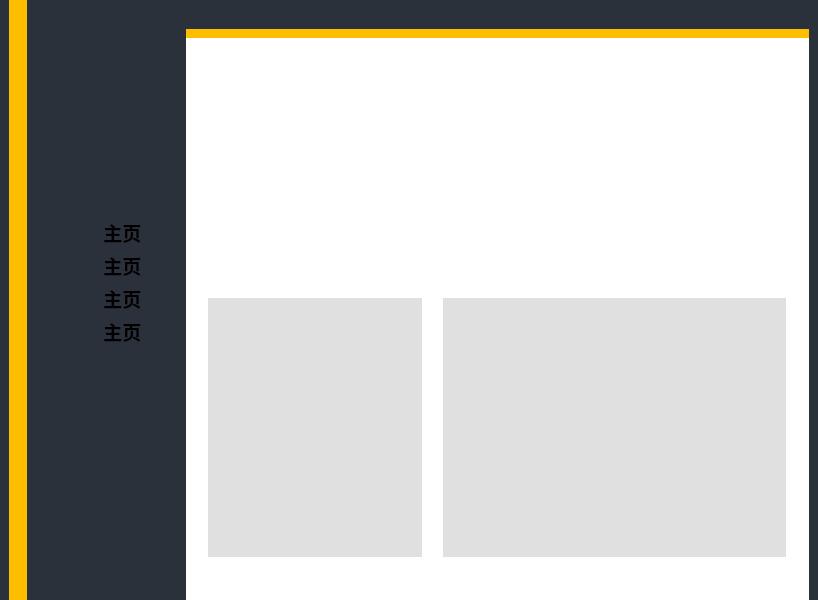
<?xml version="1.0" encoding="UTF-8"?>
<ui version="4.0">
 <class>MainWindow</class>
 <widget class="QMainWindow" name="MainWindow">
  <property name="windowModality">
   <enum>Qt::WindowModal</enum>
  </property>
  <property name="geometry">
   <rect>
    <x>0</x>
    <y>0</y>
    <width>818</width>
    <height>600</height>
   </rect>
  </property>
  <property name="minimumSize">
   <size>
    <width>818</width>
    <height>600</height>
   </size>
  </property>
  <property name="maximumSize">
   <size>
    <width>818</width>
    <height>600</height>
   </size>
  </property>
  <property name="palette">
   <palette>
    <active>
     <colorrole role="Text">
      <brush brushstyle="SolidPattern">
       <color alpha="255">
        <red>0</red>
        <green>0</green>
        <blue>0</blue>
       </color>
      </brush>
     </colorrole>
     <colorrole role="Base">
      <brush brushstyle="SolidPattern">
       <color alpha="255">
        <red>255</red>
        <green>255</green>
        <blue>255</blue>
       </color>
      </brush>
     </colorrole>
     <colorrole role="Window">
      <brush brushstyle="SolidPattern">
       <color alpha="255">
        <red>19</red>
        <green>47</green>
        <blue>41</blue>
       </color>
      </brush>
     </colorrole>
    </active>
    <inactive>
     <colorrole role="Text">
      <brush brushstyle="SolidPattern">
       <color alpha="255">
        <red>0</red>
        <green>0</green>
        <blue>0</blue>
       </color>
      </brush>
     </colorrole>
     <colorrole role="Base">
      <brush brushstyle="SolidPattern">
       <color alpha="255">
        <red>255</red>
        <green>255</green>
        <blue>255</blue>
       </color>
      </brush>
     </colorrole>
     <colorrole role="Window">
      <brush brushstyle="SolidPattern">
       <color alpha="255">
        <red>19</red>
        <green>47</green>
        <blue>41</blue>
       </color>
      </brush>
     </colorrole>
    </inactive>
    <disabled>
     <colorrole role="Text">
      <brush brushstyle="SolidPattern">
       <color alpha="255">
        <red>143</red>
        <green>146</green>
        <blue>147</blue>
       </color>
      </brush>
     </colorrole>
     <colorrole role="Base">
      <brush brushstyle="SolidPattern">
       <color alpha="255">
        <red>19</red>
        <green>47</green>
        <blue>41</blue>
       </color>
      </brush>
     </colorrole>
     <colorrole role="Window">
      <brush brushstyle="SolidPattern">
       <color alpha="255">
        <red>19</red>
        <green>47</green>
        <blue>41</blue>
       </color>
      </brush>
     </colorrole>
    </disabled>
   </palette>
  </property>
  <property name="windowTitle">
   <string>Blue</string>
  </property>
  <property name="autoFillBackground">
   <bool>true</bool>
  </property>
  <widget class="QWidget" name="centralwidget">
   <property name="palette">
    <palette>
     <active>
      <colorrole role="WindowText">
       <brush brushstyle="SolidPattern">
        <color alpha="255">
         <red>0</red>
         <green>0</green>
         <blue>0</blue>
        </color>
       </brush>
      </colorrole>
      <colorrole role="Base">
       <brush brushstyle="SolidPattern">
        <color alpha="255">
         <red>255</red>
         <green>255</green>
         <blue>255</blue>
        </color>
       </brush>
      </colorrole>
      <colorrole role="Window">
       <brush brushstyle="SolidPattern">
        <color alpha="255">
         <red>42</red>
         <green>49</green>
         <blue>59</blue>
        </color>
       </brush>
      </colorrole>
     </active>
     <inactive>
      <colorrole role="WindowText">
       <brush brushstyle="SolidPattern">
        <color alpha="255">
         <red>0</red>
         <green>0</green>
         <blue>0</blue>
        </color>
       </brush>
      </colorrole>
      <colorrole role="Base">
       <brush brushstyle="SolidPattern">
        <color alpha="255">
         <red>255</red>
         <green>255</green>
         <blue>255</blue>
        </color>
       </brush>
      </colorrole>
      <colorrole role="Window">
       <brush brushstyle="SolidPattern">
        <color alpha="255">
         <red>42</red>
         <green>49</green>
         <blue>59</blue>
        </color>
       </brush>
      </colorrole>
     </inactive>
     <disabled>
      <colorrole role="WindowText">
       <brush brushstyle="SolidPattern">
        <color alpha="255">
         <red>143</red>
         <green>146</green>
         <blue>147</blue>
        </color>
       </brush>
      </colorrole>
      <colorrole role="Base">
       <brush brushstyle="SolidPattern">
        <color alpha="255">
         <red>42</red>
         <green>49</green>
         <blue>59</blue>
        </color>
       </brush>
      </colorrole>
      <colorrole role="Window">
       <brush brushstyle="SolidPattern">
        <color alpha="255">
         <red>42</red>
         <green>49</green>
         <blue>59</blue>
        </color>
       </brush>
      </colorrole>
     </disabled>
    </palette>
   </property>
   <property name="autoFillBackground">
    <bool>true</bool>
   </property>
   <widget class="QWidget" name="widget_center" native="true">
    <property name="geometry">
     <rect>
      <x>9</x>
      <y>0</y>
      <width>800</width>
      <height>600</height>
     </rect>
    </property>
    <widget class="QLabel" name="label">
     <property name="geometry">
      <rect>
       <x>0</x>
       <y>0</y>
       <width>18</width>
       <height>600</height>
      </rect>
     </property>
     <property name="palette">
      <palette>
       <active>
        <colorrole role="Base">
         <brush brushstyle="SolidPattern">
          <color alpha="255">
           <red>255</red>
           <green>255</green>
           <blue>255</blue>
          </color>
         </brush>
        </colorrole>
        <colorrole role="Window">
         <brush brushstyle="SolidPattern">
          <color alpha="255">
           <red>254</red>
           <green>190</green>
           <blue>0</blue>
          </color>
         </brush>
        </colorrole>
       </active>
       <inactive>
        <colorrole role="Base">
         <brush brushstyle="SolidPattern">
          <color alpha="255">
           <red>255</red>
           <green>255</green>
           <blue>255</blue>
          </color>
         </brush>
        </colorrole>
        <colorrole role="Window">
         <brush brushstyle="SolidPattern">
          <color alpha="255">
           <red>254</red>
           <green>190</green>
           <blue>0</blue>
          </color>
         </brush>
        </colorrole>
       </inactive>
       <disabled>
        <colorrole role="Base">
         <brush brushstyle="SolidPattern">
          <color alpha="255">
           <red>254</red>
           <green>190</green>
           <blue>0</blue>
          </color>
         </brush>
        </colorrole>
        <colorrole role="Window">
         <brush brushstyle="SolidPattern">
          <color alpha="255">
           <red>254</red>
           <green>190</green>
           <blue>0</blue>
          </color>
         </brush>
        </colorrole>
       </disabled>
      </palette>
     </property>
     <property name="autoFillBackground">
      <bool>true</bool>
     </property>
     <property name="text">
      <string/>
     </property>
    </widget>
    <widget class="QWidget" name="widget" native="true">
     <property name="geometry">
      <rect>
       <x>177</x>
       <y>29</y>
       <width>623</width>
       <height>571</height>
      </rect>
     </property>
     <property name="palette">
      <palette>
       <active>
        <colorrole role="Base">
         <brush brushstyle="SolidPattern">
          <color alpha="255">
           <red>255</red>
           <green>255</green>
           <blue>255</blue>
          </color>
         </brush>
        </colorrole>
        <colorrole role="Window">
         <brush brushstyle="SolidPattern">
          <color alpha="255">
           <red>255</red>
           <green>255</green>
           <blue>255</blue>
          </color>
         </brush>
        </colorrole>
       </active>
       <inactive>
        <colorrole role="Base">
         <brush brushstyle="SolidPattern">
          <color alpha="255">
           <red>255</red>
           <green>255</green>
           <blue>255</blue>
          </color>
         </brush>
        </colorrole>
        <colorrole role="Window">
         <brush brushstyle="SolidPattern">
          <color alpha="255">
           <red>255</red>
           <green>255</green>
           <blue>255</blue>
          </color>
         </brush>
        </colorrole>
       </inactive>
       <disabled>
        <colorrole role="Base">
         <brush brushstyle="SolidPattern">
          <color alpha="255">
           <red>255</red>
           <green>255</green>
           <blue>255</blue>
          </color>
         </brush>
        </colorrole>
        <colorrole role="Window">
         <brush brushstyle="SolidPattern">
          <color alpha="255">
           <red>255</red>
           <green>255</green>
           <blue>255</blue>
          </color>
         </brush>
        </colorrole>
       </disabled>
      </palette>
     </property>
     <property name="autoFillBackground">
      <bool>true</bool>
     </property>
     <widget class="QLabel" name="lb_tree">
      <property name="geometry">
       <rect>
        <x>22</x>
        <y>269</y>
        <width>214</width>
        <height>259</height>
       </rect>
      </property>
      <property name="palette">
       <palette>
        <active>
         <colorrole role="WindowText">
          <brush brushstyle="SolidPattern">
           <color alpha="255">
            <red>0</red>
            <green>0</green>
            <blue>0</blue>
           </color>
          </brush>
         </colorrole>
         <colorrole role="Button">
          <brush brushstyle="SolidPattern">
           <color alpha="255">
            <red>224</red>
            <green>224</green>
            <blue>224</blue>
           </color>
          </brush>
         </colorrole>
         <colorrole role="Light">
          <brush brushstyle="SolidPattern">
           <color alpha="255">
            <red>255</red>
            <green>255</green>
            <blue>255</blue>
           </color>
          </brush>
         </colorrole>
         <colorrole role="Midlight">
          <brush brushstyle="SolidPattern">
           <color alpha="255">
            <red>239</red>
            <green>239</green>
            <blue>239</blue>
           </color>
          </brush>
         </colorrole>
         <colorrole role="Dark">
          <brush brushstyle="SolidPattern">
           <color alpha="255">
            <red>112</red>
            <green>112</green>
            <blue>112</blue>
           </color>
          </brush>
         </colorrole>
         <colorrole role="Mid">
          <brush brushstyle="SolidPattern">
           <color alpha="255">
            <red>149</red>
            <green>149</green>
            <blue>149</blue>
           </color>
          </brush>
         </colorrole>
         <colorrole role="Text">
          <brush brushstyle="SolidPattern">
           <color alpha="255">
            <red>0</red>
            <green>0</green>
            <blue>0</blue>
           </color>
          </brush>
         </colorrole>
         <colorrole role="BrightText">
          <brush brushstyle="SolidPattern">
           <color alpha="255">
            <red>255</red>
            <green>255</green>
            <blue>255</blue>
           </color>
          </brush>
         </colorrole>
         <colorrole role="ButtonText">
          <brush brushstyle="SolidPattern">
           <color alpha="255">
            <red>0</red>
            <green>0</green>
            <blue>0</blue>
           </color>
          </brush>
         </colorrole>
         <colorrole role="Base">
          <brush brushstyle="SolidPattern">
           <color alpha="255">
            <red>255</red>
            <green>255</green>
            <blue>255</blue>
           </color>
          </brush>
         </colorrole>
         <colorrole role="Window">
          <brush brushstyle="SolidPattern">
           <color alpha="255">
            <red>224</red>
            <green>224</green>
            <blue>224</blue>
           </color>
          </brush>
         </colorrole>
         <colorrole role="Shadow">
          <brush brushstyle="SolidPattern">
           <color alpha="255">
            <red>0</red>
            <green>0</green>
            <blue>0</blue>
           </color>
          </brush>
         </colorrole>
         <colorrole role="AlternateBase">
          <brush brushstyle="SolidPattern">
           <color alpha="255">
            <red>239</red>
            <green>239</green>
            <blue>239</blue>
           </color>
          </brush>
         </colorrole>
         <colorrole role="ToolTipBase">
          <brush brushstyle="SolidPattern">
           <color alpha="255">
            <red>255</red>
            <green>255</green>
            <blue>220</blue>
           </color>
          </brush>
         </colorrole>
         <colorrole role="ToolTipText">
          <brush brushstyle="SolidPattern">
           <color alpha="255">
            <red>0</red>
            <green>0</green>
            <blue>0</blue>
           </color>
          </brush>
         </colorrole>
        </active>
        <inactive>
         <colorrole role="WindowText">
          <brush brushstyle="SolidPattern">
           <color alpha="255">
            <red>0</red>
            <green>0</green>
            <blue>0</blue>
           </color>
          </brush>
         </colorrole>
         <colorrole role="Button">
          <brush brushstyle="SolidPattern">
           <color alpha="255">
            <red>224</red>
            <green>224</green>
            <blue>224</blue>
           </color>
          </brush>
         </colorrole>
         <colorrole role="Light">
          <brush brushstyle="SolidPattern">
           <color alpha="255">
            <red>255</red>
            <green>255</green>
            <blue>255</blue>
           </color>
          </brush>
         </colorrole>
         <colorrole role="Midlight">
          <brush brushstyle="SolidPattern">
           <color alpha="255">
            <red>239</red>
            <green>239</green>
            <blue>239</blue>
           </color>
          </brush>
         </colorrole>
         <colorrole role="Dark">
          <brush brushstyle="SolidPattern">
           <color alpha="255">
            <red>112</red>
            <green>112</green>
            <blue>112</blue>
           </color>
          </brush>
         </colorrole>
         <colorrole role="Mid">
          <brush brushstyle="SolidPattern">
           <color alpha="255">
            <red>149</red>
            <green>149</green>
            <blue>149</blue>
           </color>
          </brush>
         </colorrole>
         <colorrole role="Text">
          <brush brushstyle="SolidPattern">
           <color alpha="255">
            <red>0</red>
            <green>0</green>
            <blue>0</blue>
           </color>
          </brush>
         </colorrole>
         <colorrole role="BrightText">
          <brush brushstyle="SolidPattern">
           <color alpha="255">
            <red>255</red>
            <green>255</green>
            <blue>255</blue>
           </color>
          </brush>
         </colorrole>
         <colorrole role="ButtonText">
          <brush brushstyle="SolidPattern">
           <color alpha="255">
            <red>0</red>
            <green>0</green>
            <blue>0</blue>
           </color>
          </brush>
         </colorrole>
         <colorrole role="Base">
          <brush brushstyle="SolidPattern">
           <color alpha="255">
            <red>255</red>
            <green>255</green>
            <blue>255</blue>
           </color>
          </brush>
         </colorrole>
         <colorrole role="Window">
          <brush brushstyle="SolidPattern">
           <color alpha="255">
            <red>224</red>
            <green>224</green>
            <blue>224</blue>
           </color>
          </brush>
         </colorrole>
         <colorrole role="Shadow">
          <brush brushstyle="SolidPattern">
           <color alpha="255">
            <red>0</red>
            <green>0</green>
            <blue>0</blue>
           </color>
          </brush>
         </colorrole>
         <colorrole role="AlternateBase">
          <brush brushstyle="SolidPattern">
           <color alpha="255">
            <red>239</red>
            <green>239</green>
            <blue>239</blue>
           </color>
          </brush>
         </colorrole>
         <colorrole role="ToolTipBase">
          <brush brushstyle="SolidPattern">
           <color alpha="255">
            <red>255</red>
            <green>255</green>
            <blue>220</blue>
           </color>
          </brush>
         </colorrole>
         <colorrole role="ToolTipText">
          <brush brushstyle="SolidPattern">
           <color alpha="255">
            <red>0</red>
            <green>0</green>
            <blue>0</blue>
           </color>
          </brush>
         </colorrole>
        </inactive>
        <disabled>
         <colorrole role="WindowText">
          <brush brushstyle="SolidPattern">
           <color alpha="255">
            <red>112</red>
            <green>112</green>
            <blue>112</blue>
           </color>
          </brush>
         </colorrole>
         <colorrole role="Button">
          <brush brushstyle="SolidPattern">
           <color alpha="255">
            <red>224</red>
            <green>224</green>
            <blue>224</blue>
           </color>
          </brush>
         </colorrole>
         <colorrole role="Light">
          <brush brushstyle="SolidPattern">
           <color alpha="255">
            <red>255</red>
            <green>255</green>
            <blue>255</blue>
           </color>
          </brush>
         </colorrole>
         <colorrole role="Midlight">
          <brush brushstyle="SolidPattern">
           <color alpha="255">
            <red>239</red>
            <green>239</green>
            <blue>239</blue>
           </color>
          </brush>
         </colorrole>
         <colorrole role="Dark">
          <brush brushstyle="SolidPattern">
           <color alpha="255">
            <red>112</red>
            <green>112</green>
            <blue>112</blue>
           </color>
          </brush>
         </colorrole>
         <colorrole role="Mid">
          <brush brushstyle="SolidPattern">
           <color alpha="255">
            <red>149</red>
            <green>149</green>
            <blue>149</blue>
           </color>
          </brush>
         </colorrole>
         <colorrole role="Text">
          <brush brushstyle="SolidPattern">
           <color alpha="255">
            <red>112</red>
            <green>112</green>
            <blue>112</blue>
           </color>
          </brush>
         </colorrole>
         <colorrole role="BrightText">
          <brush brushstyle="SolidPattern">
           <color alpha="255">
            <red>255</red>
            <green>255</green>
            <blue>255</blue>
           </color>
          </brush>
         </colorrole>
         <colorrole role="ButtonText">
          <brush brushstyle="SolidPattern">
           <color alpha="255">
            <red>112</red>
            <green>112</green>
            <blue>112</blue>
           </color>
          </brush>
         </colorrole>
         <colorrole role="Base">
          <brush brushstyle="SolidPattern">
           <color alpha="255">
            <red>224</red>
            <green>224</green>
            <blue>224</blue>
           </color>
          </brush>
         </colorrole>
         <colorrole role="Window">
          <brush brushstyle="SolidPattern">
           <color alpha="255">
            <red>224</red>
            <green>224</green>
            <blue>224</blue>
           </color>
          </brush>
         </colorrole>
         <colorrole role="Shadow">
          <brush brushstyle="SolidPattern">
           <color alpha="255">
            <red>0</red>
            <green>0</green>
            <blue>0</blue>
           </color>
          </brush>
         </colorrole>
         <colorrole role="AlternateBase">
          <brush brushstyle="SolidPattern">
           <color alpha="255">
            <red>224</red>
            <green>224</green>
            <blue>224</blue>
           </color>
          </brush>
         </colorrole>
         <colorrole role="ToolTipBase">
          <brush brushstyle="SolidPattern">
           <color alpha="255">
            <red>255</red>
            <green>255</green>
            <blue>220</blue>
           </color>
          </brush>
         </colorrole>
         <colorrole role="ToolTipText">
          <brush brushstyle="SolidPattern">
           <color alpha="255">
            <red>0</red>
            <green>0</green>
            <blue>0</blue>
           </color>
          </brush>
         </colorrole>
        </disabled>
       </palette>
      </property>
      <property name="autoFillBackground">
       <bool>true</bool>
      </property>
      <property name="text">
       <string/>
      </property>
     </widget>
     <widget class="QLabel" name="lb_tree_2">
      <property name="geometry">
       <rect>
        <x>257</x>
        <y>269</y>
        <width>343</width>
        <height>259</height>
       </rect>
      </property>
      <property name="palette">
       <palette>
        <active>
         <colorrole role="WindowText">
          <brush brushstyle="SolidPattern">
           <color alpha="255">
            <red>0</red>
            <green>0</green>
            <blue>0</blue>
           </color>
          </brush>
         </colorrole>
         <colorrole role="Button">
          <brush brushstyle="SolidPattern">
           <color alpha="255">
            <red>224</red>
            <green>224</green>
            <blue>224</blue>
           </color>
          </brush>
         </colorrole>
         <colorrole role="Light">
          <brush brushstyle="SolidPattern">
           <color alpha="255">
            <red>255</red>
            <green>255</green>
            <blue>255</blue>
           </color>
          </brush>
         </colorrole>
         <colorrole role="Midlight">
          <brush brushstyle="SolidPattern">
           <color alpha="255">
            <red>239</red>
            <green>239</green>
            <blue>239</blue>
           </color>
          </brush>
         </colorrole>
         <colorrole role="Dark">
          <brush brushstyle="SolidPattern">
           <color alpha="255">
            <red>112</red>
            <green>112</green>
            <blue>112</blue>
           </color>
          </brush>
         </colorrole>
         <colorrole role="Mid">
          <brush brushstyle="SolidPattern">
           <color alpha="255">
            <red>149</red>
            <green>149</green>
            <blue>149</blue>
           </color>
          </brush>
         </colorrole>
         <colorrole role="Text">
          <brush brushstyle="SolidPattern">
           <color alpha="255">
            <red>0</red>
            <green>0</green>
            <blue>0</blue>
           </color>
          </brush>
         </colorrole>
         <colorrole role="BrightText">
          <brush brushstyle="SolidPattern">
           <color alpha="255">
            <red>255</red>
            <green>255</green>
            <blue>255</blue>
           </color>
          </brush>
         </colorrole>
         <colorrole role="ButtonText">
          <brush brushstyle="SolidPattern">
           <color alpha="255">
            <red>0</red>
            <green>0</green>
            <blue>0</blue>
           </color>
          </brush>
         </colorrole>
         <colorrole role="Base">
          <brush brushstyle="SolidPattern">
           <color alpha="255">
            <red>255</red>
            <green>255</green>
            <blue>255</blue>
           </color>
          </brush>
         </colorrole>
         <colorrole role="Window">
          <brush brushstyle="SolidPattern">
           <color alpha="255">
            <red>224</red>
            <green>224</green>
            <blue>224</blue>
           </color>
          </brush>
         </colorrole>
         <colorrole role="Shadow">
          <brush brushstyle="SolidPattern">
           <color alpha="255">
            <red>0</red>
            <green>0</green>
            <blue>0</blue>
           </color>
          </brush>
         </colorrole>
         <colorrole role="AlternateBase">
          <brush brushstyle="SolidPattern">
           <color alpha="255">
            <red>239</red>
            <green>239</green>
            <blue>239</blue>
           </color>
          </brush>
         </colorrole>
         <colorrole role="ToolTipBase">
          <brush brushstyle="SolidPattern">
           <color alpha="255">
            <red>255</red>
            <green>255</green>
            <blue>220</blue>
           </color>
          </brush>
         </colorrole>
         <colorrole role="ToolTipText">
          <brush brushstyle="SolidPattern">
           <color alpha="255">
            <red>0</red>
            <green>0</green>
            <blue>0</blue>
           </color>
          </brush>
         </colorrole>
        </active>
        <inactive>
         <colorrole role="WindowText">
          <brush brushstyle="SolidPattern">
           <color alpha="255">
            <red>0</red>
            <green>0</green>
            <blue>0</blue>
           </color>
          </brush>
         </colorrole>
         <colorrole role="Button">
          <brush brushstyle="SolidPattern">
           <color alpha="255">
            <red>224</red>
            <green>224</green>
            <blue>224</blue>
           </color>
          </brush>
         </colorrole>
         <colorrole role="Light">
          <brush brushstyle="SolidPattern">
           <color alpha="255">
            <red>255</red>
            <green>255</green>
            <blue>255</blue>
           </color>
          </brush>
         </colorrole>
         <colorrole role="Midlight">
          <brush brushstyle="SolidPattern">
           <color alpha="255">
            <red>239</red>
            <green>239</green>
            <blue>239</blue>
           </color>
          </brush>
         </colorrole>
         <colorrole role="Dark">
          <brush brushstyle="SolidPattern">
           <color alpha="255">
            <red>112</red>
            <green>112</green>
            <blue>112</blue>
           </color>
          </brush>
         </colorrole>
         <colorrole role="Mid">
          <brush brushstyle="SolidPattern">
           <color alpha="255">
            <red>149</red>
            <green>149</green>
            <blue>149</blue>
           </color>
          </brush>
         </colorrole>
         <colorrole role="Text">
          <brush brushstyle="SolidPattern">
           <color alpha="255">
            <red>0</red>
            <green>0</green>
            <blue>0</blue>
           </color>
          </brush>
         </colorrole>
         <colorrole role="BrightText">
          <brush brushstyle="SolidPattern">
           <color alpha="255">
            <red>255</red>
            <green>255</green>
            <blue>255</blue>
           </color>
          </brush>
         </colorrole>
         <colorrole role="ButtonText">
          <brush brushstyle="SolidPattern">
           <color alpha="255">
            <red>0</red>
            <green>0</green>
            <blue>0</blue>
           </color>
          </brush>
         </colorrole>
         <colorrole role="Base">
          <brush brushstyle="SolidPattern">
           <color alpha="255">
            <red>255</red>
            <green>255</green>
            <blue>255</blue>
           </color>
          </brush>
         </colorrole>
         <colorrole role="Window">
          <brush brushstyle="SolidPattern">
           <color alpha="255">
            <red>224</red>
            <green>224</green>
            <blue>224</blue>
           </color>
          </brush>
         </colorrole>
         <colorrole role="Shadow">
          <brush brushstyle="SolidPattern">
           <color alpha="255">
            <red>0</red>
            <green>0</green>
            <blue>0</blue>
           </color>
          </brush>
         </colorrole>
         <colorrole role="AlternateBase">
          <brush brushstyle="SolidPattern">
           <color alpha="255">
            <red>239</red>
            <green>239</green>
            <blue>239</blue>
           </color>
          </brush>
         </colorrole>
         <colorrole role="ToolTipBase">
          <brush brushstyle="SolidPattern">
           <color alpha="255">
            <red>255</red>
            <green>255</green>
            <blue>220</blue>
           </color>
          </brush>
         </colorrole>
         <colorrole role="ToolTipText">
          <brush brushstyle="SolidPattern">
           <color alpha="255">
            <red>0</red>
            <green>0</green>
            <blue>0</blue>
           </color>
          </brush>
         </colorrole>
        </inactive>
        <disabled>
         <colorrole role="WindowText">
          <brush brushstyle="SolidPattern">
           <color alpha="255">
            <red>112</red>
            <green>112</green>
            <blue>112</blue>
           </color>
          </brush>
         </colorrole>
         <colorrole role="Button">
          <brush brushstyle="SolidPattern">
           <color alpha="255">
            <red>224</red>
            <green>224</green>
            <blue>224</blue>
           </color>
          </brush>
         </colorrole>
         <colorrole role="Light">
          <brush brushstyle="SolidPattern">
           <color alpha="255">
            <red>255</red>
            <green>255</green>
            <blue>255</blue>
           </color>
          </brush>
         </colorrole>
         <colorrole role="Midlight">
          <brush brushstyle="SolidPattern">
           <color alpha="255">
            <red>239</red>
            <green>239</green>
            <blue>239</blue>
           </color>
          </brush>
         </colorrole>
         <colorrole role="Dark">
          <brush brushstyle="SolidPattern">
           <color alpha="255">
            <red>112</red>
            <green>112</green>
            <blue>112</blue>
           </color>
          </brush>
         </colorrole>
         <colorrole role="Mid">
          <brush brushstyle="SolidPattern">
           <color alpha="255">
            <red>149</red>
            <green>149</green>
            <blue>149</blue>
           </color>
          </brush>
         </colorrole>
         <colorrole role="Text">
          <brush brushstyle="SolidPattern">
           <color alpha="255">
            <red>112</red>
            <green>112</green>
            <blue>112</blue>
           </color>
          </brush>
         </colorrole>
         <colorrole role="BrightText">
          <brush brushstyle="SolidPattern">
           <color alpha="255">
            <red>255</red>
            <green>255</green>
            <blue>255</blue>
           </color>
          </brush>
         </colorrole>
         <colorrole role="ButtonText">
          <brush brushstyle="SolidPattern">
           <color alpha="255">
            <red>112</red>
            <green>112</green>
            <blue>112</blue>
           </color>
          </brush>
         </colorrole>
         <colorrole role="Base">
          <brush brushstyle="SolidPattern">
           <color alpha="255">
            <red>224</red>
            <green>224</green>
            <blue>224</blue>
           </color>
          </brush>
         </colorrole>
         <colorrole role="Window">
          <brush brushstyle="SolidPattern">
           <color alpha="255">
            <red>224</red>
            <green>224</green>
            <blue>224</blue>
           </color>
          </brush>
         </colorrole>
         <colorrole role="Shadow">
          <brush brushstyle="SolidPattern">
           <color alpha="255">
            <red>0</red>
            <green>0</green>
            <blue>0</blue>
           </color>
          </brush>
         </colorrole>
         <colorrole role="AlternateBase">
          <brush brushstyle="SolidPattern">
           <color alpha="255">
            <red>224</red>
            <green>224</green>
            <blue>224</blue>
           </color>
          </brush>
         </colorrole>
         <colorrole role="ToolTipBase">
          <brush brushstyle="SolidPattern">
           <color alpha="255">
            <red>255</red>
            <green>255</green>
            <blue>220</blue>
           </color>
          </brush>
         </colorrole>
         <colorrole role="ToolTipText">
          <brush brushstyle="SolidPattern">
           <color alpha="255">
            <red>0</red>
            <green>0</green>
            <blue>0</blue>
           </color>
          </brush>
         </colorrole>
        </disabled>
       </palette>
      </property>
      <property name="autoFillBackground">
       <bool>true</bool>
      </property>
      <property name="text">
       <string/>
      </property>
     </widget>
     <widget class="QLabel" name="label_2">
      <property name="geometry">
       <rect>
        <x>0</x>
        <y>0</y>
        <width>623</width>
        <height>9</height>
       </rect>
      </property>
      <property name="palette">
       <palette>
        <active>
         <colorrole role="Base">
          <brush brushstyle="SolidPattern">
           <color alpha="255">
            <red>255</red>
            <green>255</green>
            <blue>255</blue>
           </color>
          </brush>
         </colorrole>
         <colorrole role="Window">
          <brush brushstyle="SolidPattern">
           <color alpha="255">
            <red>254</red>
            <green>190</green>
            <blue>0</blue>
           </color>
          </brush>
         </colorrole>
        </active>
        <inactive>
         <colorrole role="Base">
          <brush brushstyle="SolidPattern">
           <color alpha="255">
            <red>255</red>
            <green>255</green>
            <blue>255</blue>
           </color>
          </brush>
         </colorrole>
         <colorrole role="Window">
          <brush brushstyle="SolidPattern">
           <color alpha="255">
            <red>254</red>
            <green>190</green>
            <blue>0</blue>
           </color>
          </brush>
         </colorrole>
        </inactive>
        <disabled>
         <colorrole role="Base">
          <brush brushstyle="SolidPattern">
           <color alpha="255">
            <red>254</red>
            <green>190</green>
            <blue>0</blue>
           </color>
          </brush>
         </colorrole>
         <colorrole role="Window">
          <brush brushstyle="SolidPattern">
           <color alpha="255">
            <red>254</red>
            <green>190</green>
            <blue>0</blue>
           </color>
          </brush>
         </colorrole>
        </disabled>
       </palette>
      </property>
      <property name="autoFillBackground">
       <bool>true</bool>
      </property>
      <property name="text">
       <string/>
      </property>
     </widget>
    </widget>
    <widget class="QLabel" name="lb1">
     <property name="geometry">
      <rect>
       <x>18</x>
       <y>216</y>
       <width>159</width>
       <height>33</height>
      </rect>
     </property>
     <property name="font">
      <font>
       <pointsize>14</pointsize>
       <weight>75</weight>
       <bold>true</bold>
      </font>
     </property>
     <property name="autoFillBackground">
      <bool>true</bool>
     </property>
     <property name="text">
      <string>      主页</string>
     </property>
     <property name="alignment">
      <set>Qt::AlignCenter</set>
     </property>
    </widget>
    <widget class="QLabel" name="lb4">
     <property name="geometry">
      <rect>
       <x>18</x>
       <y>315</y>
       <width>159</width>
       <height>33</height>
      </rect>
     </property>
     <property name="font">
      <font>
       <pointsize>14</pointsize>
       <weight>75</weight>
       <bold>true</bold>
      </font>
     </property>
     <property name="autoFillBackground">
      <bool>true</bool>
     </property>
     <property name="text">
      <string>      主页</string>
     </property>
     <property name="alignment">
      <set>Qt::AlignCenter</set>
     </property>
    </widget>
    <widget class="QLabel" name="lb3">
     <property name="geometry">
      <rect>
       <x>18</x>
       <y>282</y>
       <width>159</width>
       <height>33</height>
      </rect>
     </property>
     <property name="font">
      <font>
       <pointsize>14</pointsize>
       <weight>75</weight>
       <bold>true</bold>
      </font>
     </property>
     <property name="autoFillBackground">
      <bool>true</bool>
     </property>
     <property name="text">
      <string>      主页</string>
     </property>
     <property name="alignment">
      <set>Qt::AlignCenter</set>
     </property>
    </widget>
    <widget class="QLabel" name="lb2">
     <property name="geometry">
      <rect>
       <x>18</x>
       <y>249</y>
       <width>159</width>
       <height>33</height>
      </rect>
     </property>
     <property name="font">
      <font>
       <pointsize>14</pointsize>
       <weight>75</weight>
       <bold>true</bold>
      </font>
     </property>
     <property name="autoFillBackground">
      <bool>true</bool>
     </property>
     <property name="text">
      <string>      主页</string>
     </property>
     <property name="alignment">
      <set>Qt::AlignCenter</set>
     </property>
    </widget>
    <widget class="QLabel" name="lb_avata">
     <property name="geometry">
      <rect>
       <x>41</x>
       <y>36</y>
       <width>115</width>
       <height>115</height>
      </rect>
     </property>
     <property name="text">
      <string/>
     </property>
    </widget>
   </widget>
  </widget>
 </widget>
 <resources/>
 <connections/>
</ui>
